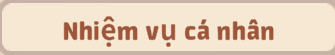
#> input picture assets/tasks/phase8/personal-task-tab.png, 335 x 55 px
$ python -i guild_mail.py   (imports and definitions only)
#> lines starting #> are read from the running program, lines starting #| are printed output that depends on the picture
### src/top_heroes_auto/vision/resources.py
import sys
from pathlib import Path


def template_folder() -> Path:
    if getattr(sys, "frozen", False):
        return Path(sys._MEIPASS) / "assets" / "templates"
    return Path(__file__).resolve().parents[3] / "assets" / "templates"


# [4 lines left out: function idle_reward_template_folder, not called in this run]

### src/top_heroes_auto/automation/timing.py
"""Worker-local monotonic measurements; no shared account or device state."""
import threading
import time
from contextlib import contextmanager
from functools import wraps

_local = threading.local()


def reset():
    _local.metrics = {}
    _local.stack = []


def wait_epoch():
    """Increments on every deliberate wait; lets callers prove no time was spent waiting."""
    return getattr(_local, 'epoch', 0)


def _bump_epoch():
    _local.epoch = getattr(_local, 'epoch', 0) + 1


def snapshot():
    return {key: dict(value) for key, value in getattr(_local, 'metrics', {}).items()}


# [18 lines left out: function measure, not called in this run]


def measured(category):
    def decorate(function):
        # [4 lines left out: function call, not called in this run]
        return call
    return decorate


# [33 lines left out: functions wait, pause, poll, not called in this run]

### src/top_heroes_auto/vision/guild_mail.py
"""Guild/Mail current-frame evidence; no account or annotation coordinates."""
import json
from dataclasses import dataclass, field, replace

import cv2
import numpy as np

from top_heroes_auto.vision.detail_anchor import unique_detail_anchor
from top_heroes_auto.vision.fixed_rewards import FixedObservation, portrait_region
from top_heroes_auto.vision.local_ocr import counter, fraction_line_counter
from top_heroes_auto.vision.models import AnchorEvidence, BoundingBox, ScreenState, VisualAnchor
from top_heroes_auto.vision.recovery_detector import RecoveryScreenDetector
from top_heroes_auto.vision.resources import template_folder

GUILD_REWARDS = ('guild-relic', 'guild-gifts-loot', 'guild-gifts-member', 'guild-technology')
MAIL_TABS = ('war', 'guild', 'system', 'reports', 'collection')
MAIL_REWARDS = tuple(f'mail-{tab}' for tab in MAIL_TABS)
# These cores are icons/counters, not the outlined text seen in the supplied
# resized references. Keep their original strict pixel qualification.
PIXEL_ROLES = frozenset({'home-guild','home-mail','back','relic-gift','technology-like',
    'donation-wood','donation-diamond','donation-stone','modal-close','donation-count-suffix','relic-gift-unavailable',
    'badge-digit-1','badge-digit-3','badge-digit-4','badge-digit-6','gift-received-check','donation-zero-fraction'})


def portrait(captured):
    return (cv2.rotate(captured.original, cv2.ROTATE_90_COUNTERCLOCKWISE)
            if captured.rotated_from_portrait else captured.original)


# [5 lines left out: function crop, not called in this run]


def contains(outer, inner):
    return (outer.x <= inner.x and outer.y <= inner.y and
            inner.x+inner.width <= outer.x+outer.width and inner.y+inner.height <= outer.y+outer.height)


def intersects(a, b):
    return (a.x < b.x+b.width and b.x < a.x+a.width and a.y < b.y+b.height and b.y < a.y+a.height)


# [15 lines left out: function components, not called in this run]


@dataclass(frozen=True)
class GuildObservation(FixedObservation):
    values: dict = field(default_factory=dict)

    def evidence(self):
        return dict(super().evidence(), values=self.values)


class GuildMailDetector:
    def __init__(self, *, number_reader=counter, line_reader=None):
        self.folder = template_folder().parent / 'tasks/phase7'
        manifest = json.loads((self.folder/'manifest.json').read_text(encoding='utf-8'))
        self.templates = {item['id']: cv2.imdecode(np.frombuffer(
            (self.folder/f"{item['id']}.png").read_bytes(), np.uint8), cv2.IMREAD_COLOR) for item in manifest}
        self.thresholds = {item['id']: item['threshold'] for item in manifest}
        self.recovery = RecoveryScreenDetector()
        self.number_reader = number_reader
        # The whole-line fallback is a second channel of the SAME local OCR; a
        # substituted number reader (simulated OCR) gets no hidden real-OCR channel.
        self.line_reader = line_reader or (fraction_line_counter if number_reader is counter else None)

    # [579 lines left out: functions anchor, variant, observe, undimmed, control, local_badge and 10 more, not called in this run]

>>> import cv2
>>> picture = cv2.imread('../../../assets/tasks/phase8/personal-task-tab.png', cv2.IMREAD_GRAYSCALE)
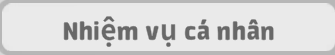
#> picture: shape (55, 335); min 104, max 234, mean 214.2
#> (the run stopped early here; a loop or call above may not have finished)
